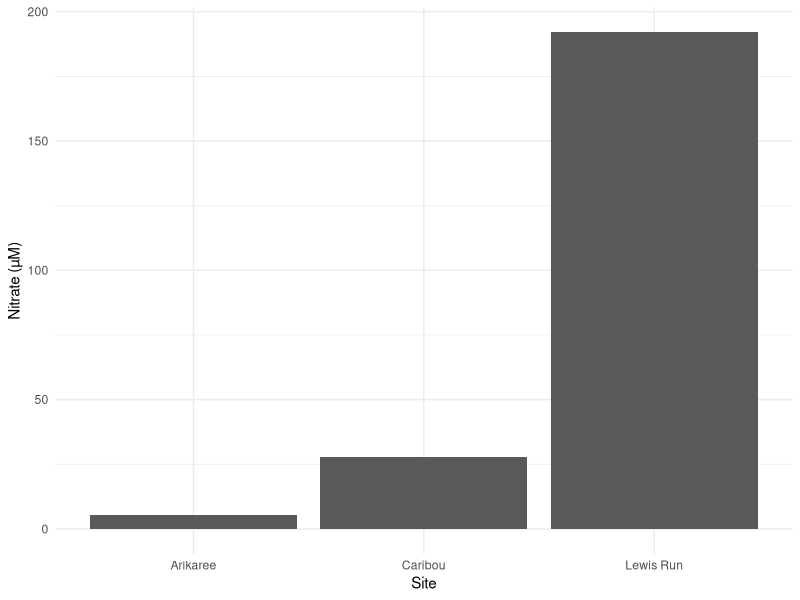

Write the R code that produced this figure.
## ---- chunk 1
#| label: fig-nitrate
#| fig-cap: "Nitrate concentrations differ strongly across sites."
#| message: false
#| warning: false

library(ggplot2)
df <- data.frame(
  Site = c("Arikaree", "Caribou", "Lewis Run"),
  Nitrate = c(5.5, 28, 192)
)
ggplot(df, aes(Site, Nitrate)) +
  geom_col() +
  theme_minimal() +
  labs(y = "Nitrate (µM)")
